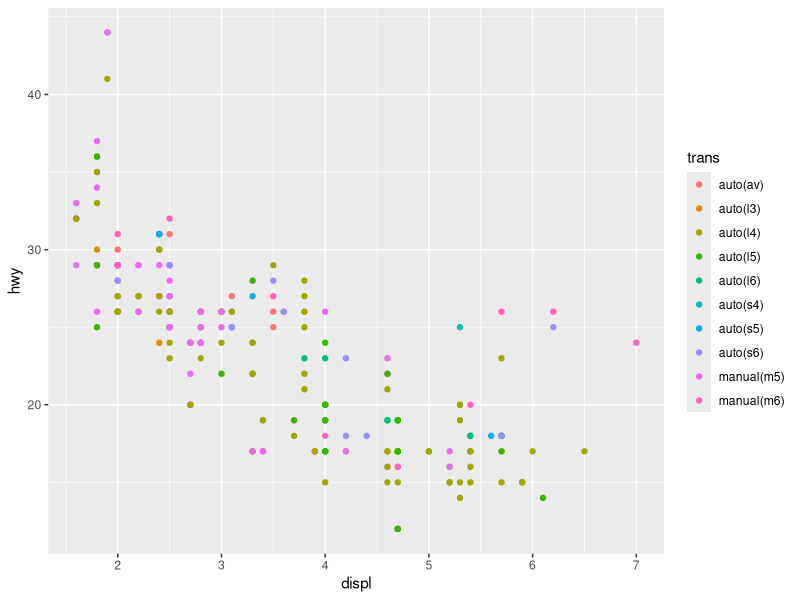
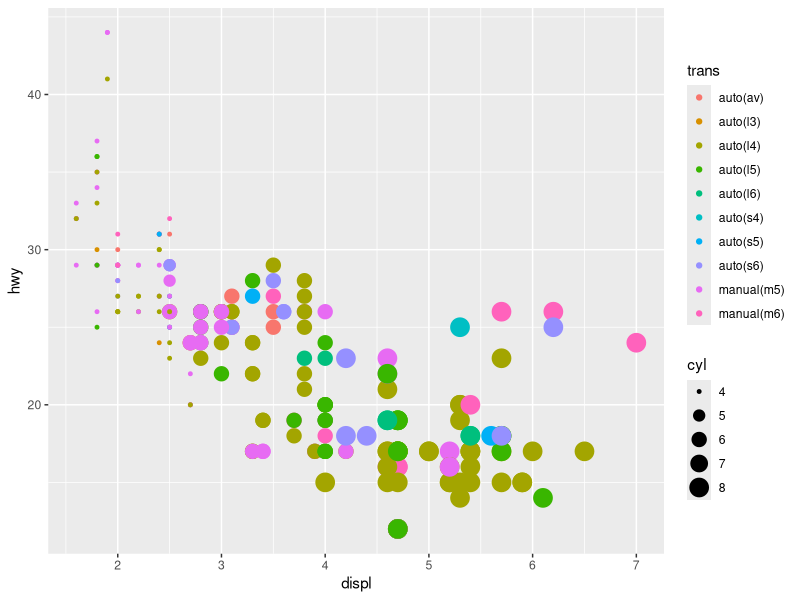
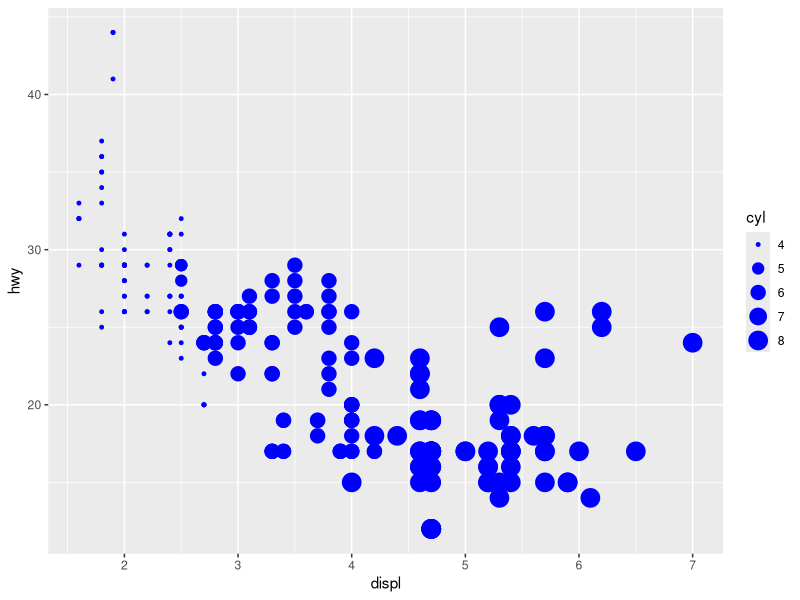

R code for these plots, in order: (Note: this script raises an error after producing the figures.)
library(tidyverse)

ggplot(data = mpg) +
  geom_point(aes(
    x = displ,
    y = hwy,
    color = trans
  ))

ggplot(data = mpg) +
  geom_point(aes(
    x = displ,
    y = hwy,
    color = trans,
    size = cyl
  ))

ggplot(data = mpg) +
  geom_point(
    aes(
      x = displ,
      y = hwy,
      size = cyl
    ),
    color = "blue"
  )

# Does not work:
ggplot(data = mpg) +
  geom_point(
    aes(
      x = displ,
      y = hwy,
      size = cyl
    ),
    color = blue
  )
